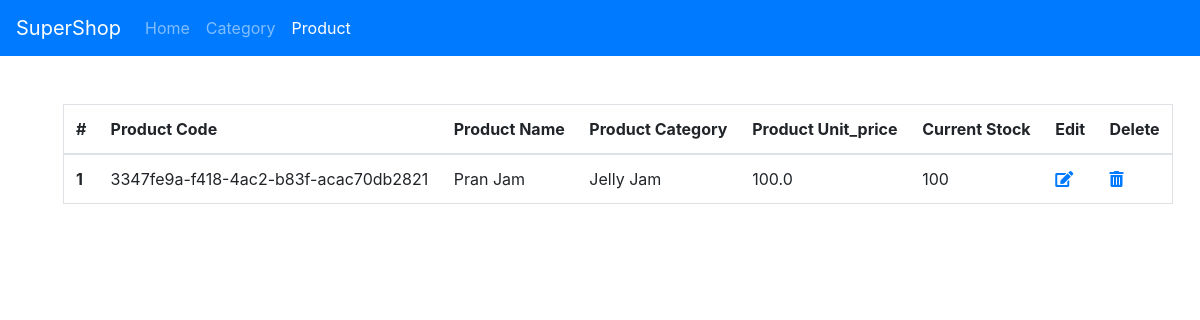
Before: /supershop_admin/product/view/ with the older database file.
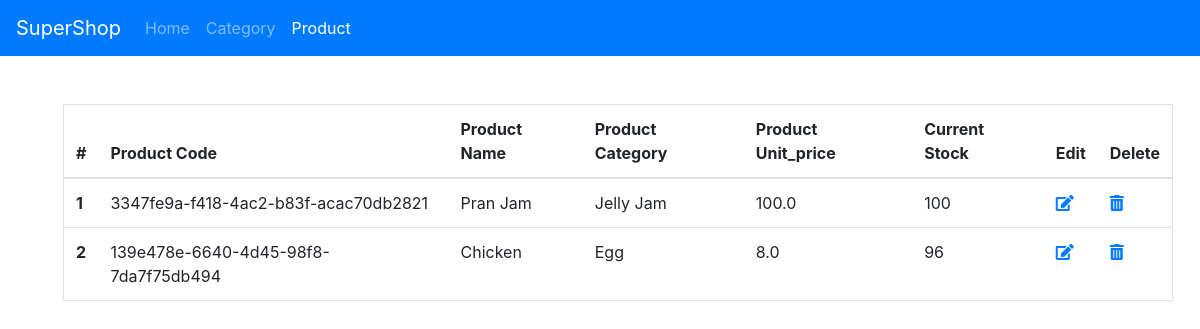
After: the same page with the newer database file.
### supershop_app/models.py (models this page shows, shortened)
class Product(models.Model):
    id = models.AutoField(primary_key=True)
    product_code = models.UUIDField(default=uuid.uuid4)
    product_name = models.CharField(max_length=255, blank=False, null=False, unique=True)
    product_category = models.ForeignKey(ProductCategory, on_delete=models.CASCADE)
    product_unit_price = models.FloatField(default=0.0)
    current_stock = models.IntegerField(default=0)

class ProductCategory(models.Model):
    id = models.AutoField(primary_key=True)
    category_code = models.UUIDField(default=uuid.uuid4)
    category_name = models.CharField(max_length=255, blank=False, null=False, unique=True)
    def __str__(self):
        return self.category_name

### supershop_app/views.py (the view, shortened to what this page needs)
# urls.py: path('supershop_admin/product/<str:ops>/', views.admin_product_operation, name="admin_product_operation"),
def admin_product_operation(request, ops):
    if request.method == "POST":
        if ops == 'add':
            form = ProductForm(request.POST)
            if form.is_valid():
                messages.success(request, "Succesfully added.")
                form.save()
            else:
                messages.error(request, "Something Went Wrong.")
            return redirect("/supershop_admin/product/add/")
        elif 'edit' in ops:
            cat_id = ops.split('__')[-1]
            cat = models.ProductCategory.objects.filter(pk=cat_id).first()
            form = CategoryForm(request.POST, instance=cat)
            if form.is_valid():
                form.save()
                messages.success(request, "Succesfully Updated.")
            else:
                messages.error(request, "Something Went Wrong.")
            return redirect("/supershop_admin/category/view/")
        elif 'delete' in ops:
            cat_id = ops.split('__')[-1]
            cat = models.ProductCategory.objects.filter(pk=cat_id).delete()
            return JsonResponse(1, safe=False)
    elif request.method == 'GET':
        if ops == 'add':
            form = ProductForm()
            return render(request, "all_forms.html",
                          context={"form": form,
                                   "title": "Add Product",
                                   "admin": 1,
                                   'logout': request.user.is_authenticated,
                                   "btn_name": "ADD Product",
                                   "admin_product": "active"})
        elif ops == 'view':
            products = models.Product.objects.all()
            return render(request, 'view_products.html',
                          context={
                              "products": products,
                              "title": "View Products",
                              "admin": 1,
                              'logout': request.user.is_authenticated,
                              "admin_product": "active"
                          })
        else:
            return redirect("admin_product")

### supershop_app/templates/supershop_app/view_products.html (shortened to what this page needs)
{% extends 'base.html' %}
{% load static %}
{% block content %}
    <div class="container m-5">
        <table class="table border">
            <thead>
                <tr>
                    <th scope="col">#</th>
                    <th scope="col">Product Code</th>
                    <th scope="col">Product Name</th>
                    <th scope="col">Product Category</th>
                    <th scope="col">Product Unit_price</th>
                    <th scope="col">Current Stock</th>
                    <th scope="col">Edit</th>
                    <th scope="col">Delete</th>
                </tr>
            </thead>
            <tbody>
            {% for product in products %}
                <tr>
                    <th scope="row">{{ forloop.counter }}</th>
                    <td>{{ product.product_code }}</td>
                    <td>{{ product.product_name }}</td>
                    <td>{{ product.product_category }}</td>
                    <td>{{ product.product_unit_price }}</td>
                    <td>{{ product.current_stock }}</td>
                    <td><a href="/supershop_admin/category/edit__{{ product.pk }}/"><i class="fas fa-edit"></i></a></td>
                    <td><a onclick="deleteFunc({{ product.pk }})" href="" ><i class="fas fa-trash-alt"></i></a></td>
                </tr>
            {% endfor %}
            </tbody>
        </table>
    </div>
{% endblock %}

### supershop_app/templates/supershop_app/base.html (shortened to what this page needs)
<!doctype html>
<html class="no-js" lang="en">
    <head>
        {% load static %}
        <link rel="stylesheet" href="https://pro.fontawesome.com/releases/v5.10.0/css/all.css"/>
        <link rel="stylesheet" href="https://stackpath.bootstrapcdn.com/bootstrap/4.5.2/css/bootstrap.min.css">
    </head>
    <body>
        <nav class="navbar navbar-expand-lg navbar-dark bg-primary">
            {% if admin %}
                <a class="navbar-brand" href="/admin_home/">SuperShop</a>
            {% else %}
                <a class="navbar-brand" href="/">SuperShop</a>
            {% endif %}
            <div class="collapse navbar-collapse" id="navbarSupportedContent">
                <ul class="navbar-nav mr-auto">
                    {% if admin %}
                        <li class="nav-item {{ admin_home }}">
                            <a class="nav-link" href="/admin_home/">Home <span class="sr-only">(current)</span></a>
                        </li>
                    {% else %}
                        <li class="nav-item {{ home }}">
                            <a class="nav-link" href="/">Home <span class="sr-only">(current)</span></a>
                        </li>
                    {% endif %}
                    {% if not admin %}
                        <li class="nav-item {{ active }}">
                            <a class="nav-link" href="/signup/">Signup</a>
                        </li>
                        <li class="nav-item {{ active }}">
                            <a class="nav-link" href="/login/">LogIn</a>
                        </li>
                    {% else %}
                        <li class="nav-item {{ admin_category }}">
                            <a class="nav-link" href="/supershop_admin/category/">Category</a>
                        </li>
                        <li class="nav-item {{ admin_product }}">
                            <a class="nav-link" href="/supershop_admin/product/">Product</a>
                        </li>
                  {% endif %}
                </ul>
            </div>
        </nav>
                                {% block content %} {% endblock %}
    </body>
</html>

Changed rows visible on the page:
added Product: product_code "139e478e-6640-4d45-98f8-7da7f75db494", product_name "Chicken", product_category "Egg", product_unit_price "8.0", current_stock "96"
